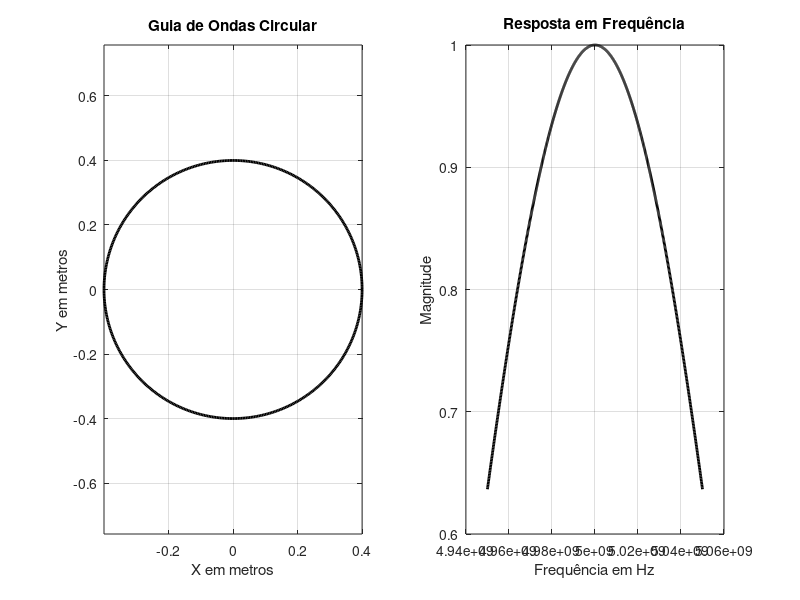

MATLAB code for this plot:
% %Projeto de filtro maior banda passante em guia retangular
% 
% %Parâmetros do filtro e do guia
% f = 5e9; % Frequência em Hz
% lb = 100e6; % Largura de banda em Hz
% 
% cg = 0.67; % Comprimento da guia em metros
% lg = 0.12; % Largura da guia em metros
% 
% %Variáveis
% eps = 8.854e-12;
% mu = 4*pi*1e-7;
% tt = 1e-9; % Tempo total em segundos
% dx = 0.01; % Passo de discretização de x em metros
% dy = 0.01; % Passo de discretização de y em metros
% dt = 0.25*dx/3e8; % Passo de discretização temporal em segundos
% 
% % Estruturação do guia de ondas
% x = -cg/2:dx:cg/2;
% y = -lg/2:dy:lg/2;
% [X,Y] = meshgrid(x,y);
% guia = zeros(size(X));
% guia(abs(X) <= cg/2 & abs(Y) <= lg/2) = 1;
% 
% Ez = zeros(size(X));
% Hy = zeros(size(X));
% ts = round(tt/dt);
% 
% for n = 1:ts
%     % Atualização dos campos elétricos (Ez)
%     Ez(:,2:end) = Ez(:,2:end) + (dt/(eps*dx))*(Hy(:,2:end) - Hy(:,1:end-1));
%     
%     % Atualização dos campos magnéticos (Hy)
%     Hy(:,1:end-1) = Hy(:,1:end-1) + (dt/(mu*dx))*(Ez(:,2:end) - Ez(:,1:end-1));
%     
%     % Aplicação da fonte Gaussiana
%     Ez((size(X,1)-1)/2,(size(X,2))/2) =exp(-((n-30)^2)/(100));
% end
% 
% subplot(2,1,1)
% % Plotagem da guia retangular
% imagesc(x, y, guia);
% colormap("colorcube");
% axis equal tight;
% xlabel('x em metros');
% ylabel('y em metros');
% title('Guia de Ondas Retangular');
% 
% % Plotagem do Campo Elétrico Ez
% subplot(2,1,2)
% imagesc(x, y, Ez);
% colormap("prism");
% axis equal tight;
% xlabel('x em metros');
% ylabel('y em metros');
% title('Campo Elétrico Ez na Guia Retangular');

% Projeto de filtro maior banda passante em guia circular

% Parâmetros do filtro e do guia
f = 5e9; % Frequência em Hz
lb = 100e6; % Largura de banda em Hz

rg = 0.4; % Raio da guia circular em metros
pnts = 500; % Número de pontos da guia circular

% Estruturação do guia circular
th = linspace(0, 2*pi, pnts);
x = rg*cos(th);
y = rg*sin(th);

%  Resposta em frequência do filtro para guia circular
fq = linspace(f - lb/2, f + lb/2, 1000);
rps = abs(sinc((fq - f) / lb));


subplot(1,2,1)
% Plotagem do guia circular
plot(x, y, 'k', 'LineWidth', 2);
axis equal;
title('Guia de Ondas Circular');
xlabel('X em metros');
ylabel('Y em metros');
grid on;

subplot(1,2,2)
% Plotagem da resposta em frequência
plot(fq, rps, 'k', 'LineWidth', 2);
title('Resposta em Frequência');
xlabel('Frequência em Hz');
ylabel('Magnitude');
grid on